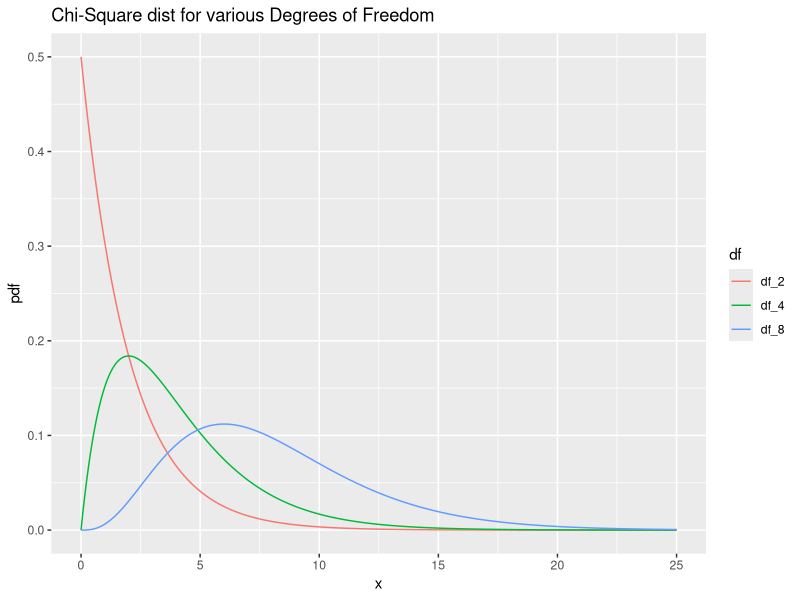

Source code (R):
library(dplyr)
library(ggplot2)
library(tidyr)
data.frame(chisq = seq(0, 25, by=0.01)) %>%
  mutate(df_2 = dchisq(x = chisq, df = 2),
         df_4 = dchisq(x = chisq, df = 4),
         df_8 = dchisq(x = chisq, df = 8)) %>%
  gather(key = "df", value = "density", -chisq) %>%
  ggplot() +
  geom_line(aes(x = chisq, y = density, color = df)) +
  labs(title = "Chi-Square dist for various Degrees of Freedom",
       x = "x",
       y = "pdf")
